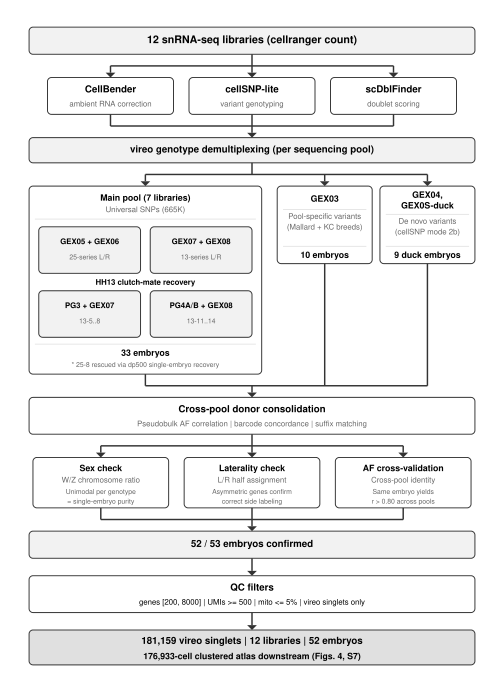

Generate this figure with Python:
#!/usr/bin/env python3
"""Figure S1, Panel E: Detailed demultiplexing pipeline flowchart (SVG).

Produces:
  - panel_pipeline.svg  (vector, editable)
  - panel_pipeline.png  (300 dpi raster)

Detailed view of the genotype demultiplexing pipeline showing:
  12 libraries → per-library QC → 3 sequencing pools with pool-specific
  vireo strategies → cross-pool consolidation → 52 embryos

This is the supplementary-figure version of fig01 Panel B, providing
implementation detail that the main figure omits in favor of the
validation cascade.
"""
import os
import sys
import svgwrite
import cairosvg

sys.path.insert(0, os.path.join(os.path.dirname(__file__), ".."))
from _shared.layout import W_HALF
from _shared.library_naming import LANE_0S_FULL

OUTDIR = os.path.dirname(os.path.abspath(__file__))

# ── Canvas ──────────────────────────────────────────────────────────────
# viewBox coords (content): 520 wide; height trimmed to the content (696).
_W, _H = 520, 696
# Display width: W_HALF × 96 SVG dpi. Previously hardcoded to 345.6 px
# (3.6 in) from the pre-2026-04-17 widths.  Bumping to W_HALF scales every
# font / stroke / box up proportionally, bringing rendered text size to
# ~7 pt (matches matplotlib panels in rows I-K and L-N), so the panel P
#  flowchart text is no longer smaller than its neighbours.
W = W_HALF * 96
H = W * _H / _W
CX = _W / 2
FONT = "Helvetica, Arial, sans-serif"

WHITE, LGRAY, MGRAY = "#FFFFFF", "#F2F2F2", "#E0E0E0"
BLACK, DGRAY, GRAY6 = "#000000", "#333333", "#666666"
SEP_COLOR = "#CCCCCC"
RX = 4
AH = 5
LW = 1.5

BW = 460
BX = CX - BW / 2


# ═══════════════════════════════════════════════════════════════════════════
# Drawing helpers (same as panel_B_validation.py)
# ═══════════════════════════════════════════════════════════════════════════

def _bx(dwg, x, y, w, h, fill=WHITE):
    dwg.add(dwg.rect(insert=(x, y), size=(w, h), rx=RX, ry=RX,
                     fill=fill, stroke=DGRAY, stroke_width=1.0))


def _tx(dwg, x, y, s, sz=10, bold=False, anchor="middle", fill=BLACK):
    dwg.add(dwg.text(s, insert=(x, y), font_family=FONT,
                     font_size=f"{sz}px", text_anchor=anchor, fill=fill,
                     font_weight="bold" if bold else "normal",
                     dominant_baseline="central"))


def _vline(dwg, x, y1, y2):
    dwg.add(dwg.line(start=(x, y1), end=(x, y2),
                     stroke=DGRAY, stroke_width=LW))


def _hline(dwg, x1, x2, y):
    dwg.add(dwg.line(start=(x1, y), end=(x2, y),
                     stroke=DGRAY, stroke_width=LW))


def _arrow(dwg, x, y):
    dwg.add(dwg.path(
        d=f"M{x - AH},{y - AH} L{x},{y} L{x + AH},{y - AH} Z",
        fill=DGRAY))


def _varrow(dwg, x, y1, y2):
    _vline(dwg, x, y1, y2 - AH)
    _arrow(dwg, x, y2)


def _fan_down(dwg, xsrc, ysrc, xdsts, ydst):
    ymid = (ysrc + ydst) / 2
    _vline(dwg, xsrc, ysrc, ymid)
    _hline(dwg, min(xdsts), max(xdsts), ymid)
    for xd in xdsts:
        _vline(dwg, xd, ymid, ydst - AH)
        _arrow(dwg, xd, ydst)


def _fan_converge(dwg, xsrcs, ysrc, xdst, ydst):
    """Merge connector. `ysrc` is one bottom edge shared by all sources, or a
    list with each source box's own bottom edge, so every vertical starts on
    its box (the merge bar sits midway below the lowest source)."""
    ysrcs = list(ysrc) if isinstance(ysrc, (list, tuple)) else [ysrc] * len(xsrcs)
    if len(ysrcs) != len(xsrcs):
        raise ValueError("_fan_converge: one source bottom per source x required")
    ymid = (max(ysrcs) + ydst) / 2
    for xs, ys in zip(xsrcs, ysrcs):
        _vline(dwg, xs, ys, ymid)
    _hline(dwg, min(xsrcs), max(xsrcs), ymid)
    _vline(dwg, xdst, ymid, ydst - AH)
    _arrow(dwg, xdst, ydst)


def _sep(dwg, x, y, w):
    dwg.add(dwg.line(start=(x + 6, y), end=(x + w - 6, y),
                     stroke=SEP_COLOR, stroke_width=0.5))


# ═══════════════════════════════════════════════════════════════════════════
# Build flowchart
# ═══════════════════════════════════════════════════════════════════════════

def generate():
    svg_path = os.path.join(OUTDIR, "panel_pipeline.svg")

    dwg = svgwrite.Drawing(svg_path, size=(f"{W}px", f"{H}px"),
                           viewBox=f"0 0 {_W} {_H}")

    # Panel label is drawn by the compositor — do NOT bake one in here.

    # ── ROW 0: Input ────────────────────────────────────
    y0, h0 = 28, 28
    _bx(dwg, BX, y0, BW, h0, fill=LGRAY)
    _tx(dwg, CX, y0 + h0 / 2,
        "12 snRNA-seq libraries (cellranger count)", sz=11, bold=True)

    # ── ROW 1: Per-library QC (3 boxes) ─────────────────
    GAP = 24
    y1 = y0 + h0 + GAP
    pw, ph, pg = 130, 38, 16
    px0 = CX - (3 * pw + 2 * pg) / 2
    qc_items = [
        ("CellBender", "ambient RNA correction"),
        ("cellSNP-lite", "variant genotyping"),
        ("scDblFinder", "doublet scoring"),
    ]
    pcx = []
    for i, (title, desc) in enumerate(qc_items):
        x = px0 + i * (pw + pg)
        cx = x + pw / 2
        pcx.append(cx)
        _bx(dwg, x, y1, pw, ph)
        _tx(dwg, cx, y1 + 13, title, sz=10, bold=True)
        _tx(dwg, cx, y1 + 28, desc, sz=8, fill=GRAY6)
    _fan_down(dwg, CX, y0 + h0, pcx, y1)

    # ── ROW 2: Vireo header ─────────────────────────────
    y2 = y1 + ph + GAP
    h2 = 26
    _bx(dwg, BX, y2, BW, h2, fill=LGRAY)
    _tx(dwg, CX, y2 + h2 / 2,
        "vireo genotype demultiplexing (per sequencing pool)", sz=10, bold=True)
    _fan_converge(dwg, pcx, y1 + ph, CX, y2)

    # ── ROW 3: Three sequencing pools ─────────────────────
    # The main pool is expanded to show sub-pool pairings;
    # the other two pools are simple boxes.
    y3 = y2 + h2 + GAP

    # --- Main pool: container with sub-pool detail ---
    MAIN_W = 240
    main_x = BX
    # Height derived from the sub-box rows below (content bottom + result line
    # + footnote), so "33 embryos" never collides with the PG3 / PG4A/B boxes.
    _sp_bottom = (y3 + 42) + 48 + 14 + 4 + 48       # sp_y + sp_h + 14 + 4 + sp_h
    MAIN_H = _sp_bottom + 38 - y3
    _bx(dwg, main_x, y3, MAIN_W, MAIN_H, fill=WHITE)
    _tx(dwg, main_x + MAIN_W / 2, y3 + 13,
        "Main pool (7 libraries)", sz=9, bold=True)
    _tx(dwg, main_x + MAIN_W / 2, y3 + 25,
        "Universal SNPs (665K)", sz=8, fill=GRAY6)
    _sep(dwg, main_x, y3 + 34, MAIN_W)

    # Sub-pool boxes inside the main pool container
    sp_w, sp_h, sp_g = 105, 48, 10
    sp_x0 = main_x + (MAIN_W - 2 * sp_w - sp_g) / 2
    sp_y = y3 + 42

    sub_pools = [
        ("GEX05 + GEX06", "25-series L/R"),
        ("GEX07 + GEX08", "13-series L/R"),
    ]
    for i, (title, desc) in enumerate(sub_pools):
        x = sp_x0 + i * (sp_w + sp_g)
        cx = x + sp_w / 2
        _bx(dwg, x, sp_y, sp_w, sp_h, fill=LGRAY)
        _tx(dwg, cx, sp_y + 16, title, sz=8, bold=True)
        _tx(dwg, cx, sp_y + 32, desc, sz=7, fill=GRAY6)

    # HH13 recovery pairings (cross-pair combinations)
    sp_y2 = sp_y + sp_h + 14
    _tx(dwg, main_x + MAIN_W / 2, sp_y2 - 4,
        "HH13 clutch-mate recovery", sz=8, bold=True)

    hh_pools = [
        ("PG3 + GEX07", "13-5..8"),
        ("PG4A/B + GEX08", "13-11..14"),
    ]
    for i, (title, desc) in enumerate(hh_pools):
        x = sp_x0 + i * (sp_w + sp_g)
        cx = x + sp_w / 2
        _bx(dwg, x, sp_y2 + 4, sp_w, sp_h, fill=LGRAY)
        _tx(dwg, cx, sp_y2 + 20, title, sz=8, bold=True)
        _tx(dwg, cx, sp_y2 + 36, desc, sz=7, fill=GRAY6)

    # Result line + footnote at bottom of main pool box
    content_bottom = sp_y2 + 4 + sp_h
    assert abs(content_bottom - _sp_bottom) < 1e-9, "main-pool geometry drifted"
    _sep(dwg, main_x, content_bottom + 7, MAIN_W)
    _tx(dwg, main_x + MAIN_W / 2, content_bottom + 17,
        "33 embryos", sz=9, bold=True)
    # dp500 annotation (footnote-style, inside the main pool box, clear of
    # every connector)
    _tx(dwg, main_x + MAIN_W / 2, content_bottom + 29,
        "* 25-8 rescued via dp500 single-embryo recovery",
        sz=7, fill=GRAY6)

    main_cx = main_x + MAIN_W / 2

    # --- Two smaller pools ---
    # Two side pools side by side, top-aligned with the main pool, filling the
    # column to the right edge of the full-width boxes (BX + BW) exactly.
    SIDE_H = 80
    side_gap = 8
    side_x0 = main_x + MAIN_W + 16
    SIDE_W = (BX + BW - side_x0 - side_gap) / 2

    side_pools = [
        ("GEX03",
         "Pool-specific variants\n(Mallard + KC breeds)",
         "10 embryos"),
        (f"GEX04,\n{LANE_0S_FULL['duck']}",   # one line overfills the box
         "De novo variants\n(cellSNP mode 2b)",
         "9 duck embryos"),
    ]

    side_cxs = []
    for i, (title, method, result) in enumerate(side_pools):
        x = side_x0 + i * (SIDE_W + side_gap)
        cy = y3
        cx = x + SIDE_W / 2
        side_cxs.append(cx)
        _bx(dwg, x, cy, SIDE_W, SIDE_H)

        lines = title.split("\n")
        ty = cy + 14 if len(lines) == 1 else cy + 10
        for j, ln in enumerate(lines):
            _tx(dwg, cx, ty + j * 11, ln, sz=9, bold=True)

        _sep(dwg, x, cy + 24 + (len(lines) - 1) * 5, SIDE_W)

        mlines = method.split("\n")
        my = cy + 32 + (len(lines) - 1) * 5
        for j, ln in enumerate(mlines):
            _tx(dwg, cx, my + j * 11, ln, sz=8, fill=GRAY6)

        _sep(dwg, x, cy + SIDE_H - 18, SIDE_W)
        _tx(dwg, cx, cy + SIDE_H - 8, result, sz=9, bold=True)

    # Fan from vireo header to all three pool groups
    all_cx = [main_cx] + side_cxs
    _fan_down(dwg, CX, y2 + h2, all_cx, y3)

    # ── ROW 4: Consolidation ────────────────────────────
    y4 = y3 + MAIN_H + GAP
    h4 = 38
    _bx(dwg, BX, y4, BW, h4)
    _tx(dwg, CX, y4 + 13,
        "Cross-pool donor consolidation", sz=10, bold=True)
    _tx(dwg, CX, y4 + 28,
        "Pseudobulk AF correlation | barcode concordance | suffix matching",
        sz=8, fill=GRAY6)
    _fan_converge(dwg, all_cx, [y3 + MAIN_H] + [y3 + SIDE_H] * len(side_cxs),
                  CX, y4)

    # ── ROW 5: Validation (3 side-by-side boxes) ───────
    y5 = y4 + h4 + GAP
    vw, vh, vg = 140, 52, 16
    vx0 = CX - (3 * vw + 2 * vg) / 2
    val_items = [
        ("Sex check", "W/Z chromosome ratio",
         "Unimodal per genotype\n= single-embryo purity"),
        ("Laterality check", "L/R half assignment",
         "Asymmetric genes confirm\ncorrect side labeling"),
        ("AF cross-validation", "Cross-pool identity",
         "Same embryo yields\nr > 0.80 across pools"),
    ]
    vcx = []
    for i, (title, subtitle, detail) in enumerate(val_items):
        x = vx0 + i * (vw + vg)
        cx = x + vw / 2
        vcx.append(cx)
        _bx(dwg, x, y5, vw, vh)
        _tx(dwg, cx, y5 + 12, title, sz=9, bold=True)
        _tx(dwg, cx, y5 + 24, subtitle, sz=8, fill=GRAY6)
        dlines = detail.split("\n")
        for j, ln in enumerate(dlines):
            _tx(dwg, cx, y5 + 36 + j * 10, ln, sz=7, fill=GRAY6)

    _fan_down(dwg, CX, y4 + h4, vcx, y5)

    # ── ROW 6: Confirmed embryos ────────────────────────
    y6 = y5 + vh + GAP
    h6 = 28
    _bx(dwg, BX, y6, BW, h6, fill=LGRAY)
    _tx(dwg, CX, y6 + h6 / 2,
        "52 / 53 embryos confirmed", sz=10, bold=True)
    _fan_converge(dwg, vcx, y5 + vh, CX, y6)

    # ── ROW 7: QC ───────────────────────────────────────
    y7 = y6 + h6 + 18
    h7 = 38
    _bx(dwg, BX, y7, BW, h7)
    _tx(dwg, CX, y7 + 13, "QC filters", sz=10, bold=True)
    _tx(dwg, CX, y7 + 28,
        "genes [200, 8000] | UMIs >= 500 | mito <= 5% | vireo singlets only",
        sz=8)
    _varrow(dwg, CX, y6 + h6, y7)

    # ── ROW 8: Output ───────────────────────────────────
    y8 = y7 + h7 + 18
    h8 = 36
    _bx(dwg, BX, y8, BW, h8, fill=MGRAY)
    _tx(dwg, CX, y8 + 12,
        "181,159 vireo singlets | 12 libraries | 52 embryos", sz=10, bold=True)
    _tx(dwg, CX, y8 + 28,
        "176,933-cell clustered atlas downstream (Figs. 4, S7)", sz=9, bold=True)
    _varrow(dwg, CX, y7 + h7, y8)

    if y8 + h8 + 4 > _H:
        raise RuntimeError(f"panel_pipeline: content bottom {y8 + h8} exceeds canvas {_H}")

    # ── Save ────────────────────────────────────────────
    dwg.save()
    print(f"  Saved: {svg_path}")


if __name__ == "__main__":
    generate()
